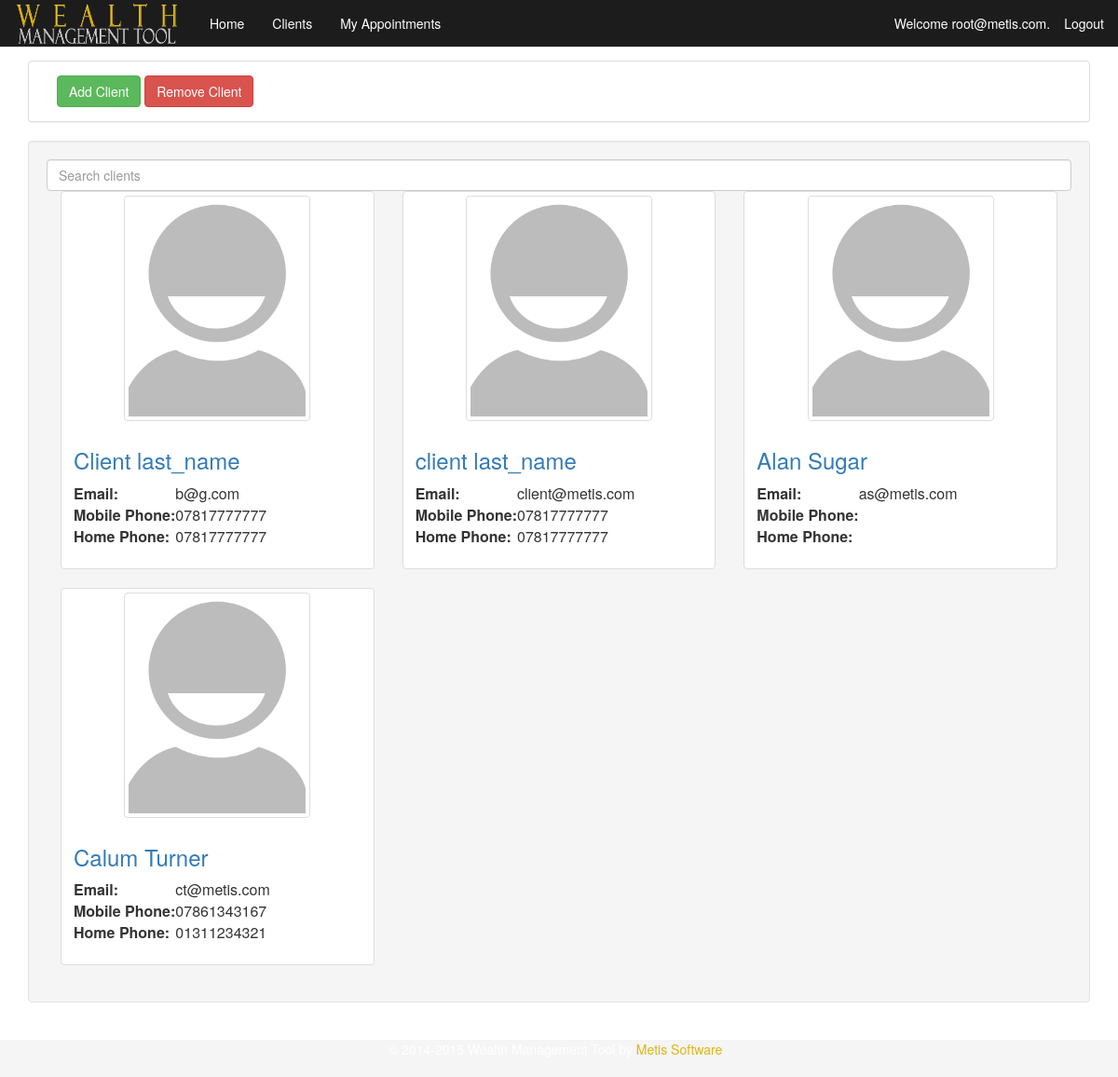
Page /clients/ (signed in) on the earlier database version.
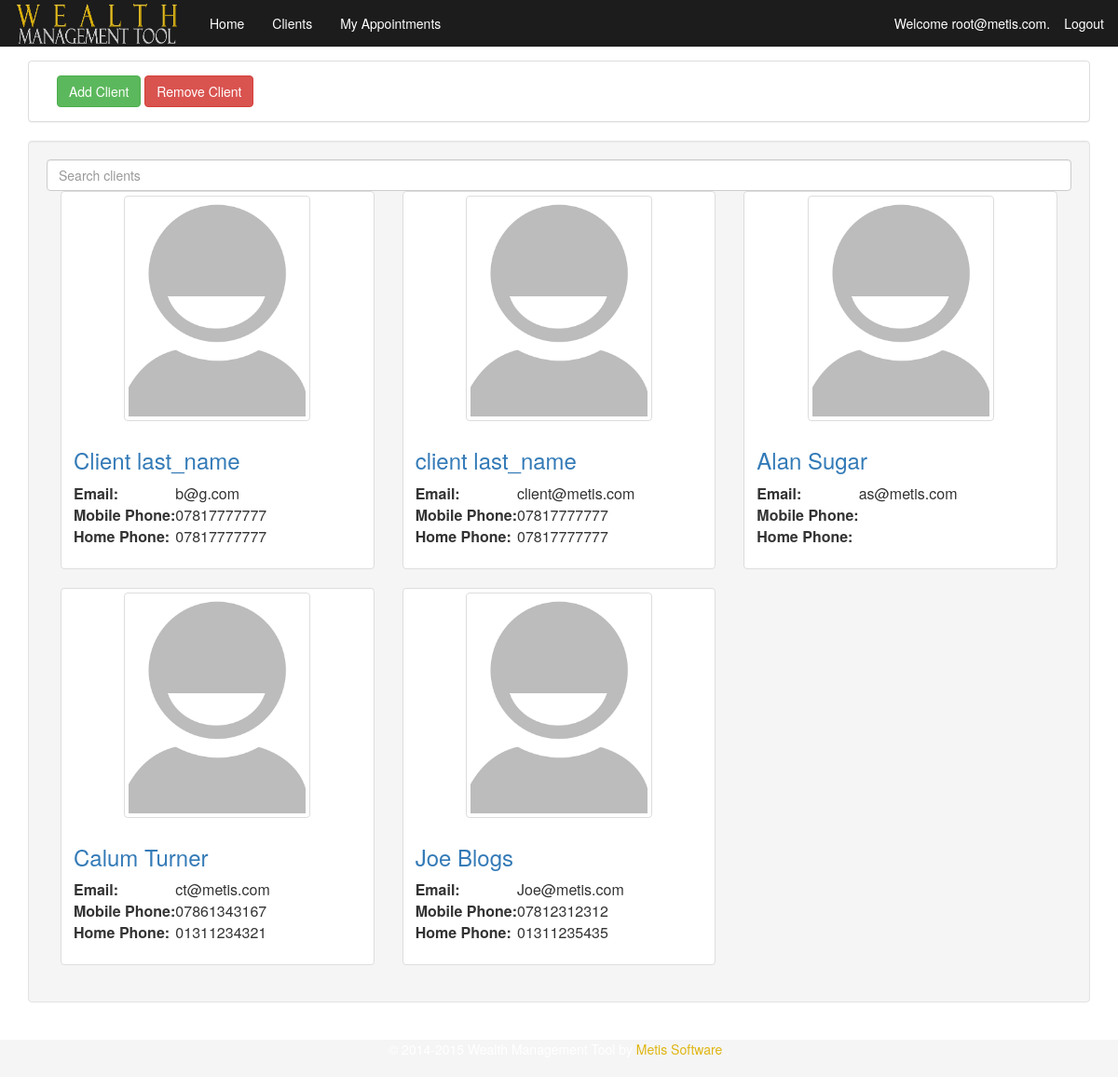
Same page on the later database version.
### wms/models.py (models this page shows, shortened)
class FA(AbstractBaseUser, PermissionsMixin):
    email = models.EmailField(max_length=64, unique=True)
    first_name = models.CharField(max_length=64, default="**DEFAULT**")
    surname = models.CharField(max_length=64, default="**DEFAULT**")
    dob = models.DateField(default="1990-01-01")
    ni_regex = RegexValidator(regex=r'^(?!BG)(?!GB)(?!NK)(?!KN)(?!TN)(?!NT)(?!ZZ)(?:[A-CEGHJ-PR-TW-Z][A-CEGHJ-NPR-TW-Z])(?:\s*\d\s*){6}([A-D]|\s)$', message="Must be in the format: 'AA999999A', restrictions to characters apply'")
    ni_number = models.CharField(
        max_length=9, validators=[ni_regex], primary_key=True)
    is_staff=models.BooleanField(default=False)
    is_admin=models.BooleanField(default=False)
    is_active=models.BooleanField(default=False)
    USERNAME_FIELD = 'email'
    REQUIRED_FIELDS = ['first_name', 'surname', 'dob', 'ni_number']
    objects = FAUserManager()

class Client(models.Model):
    first_name = models.CharField(max_length=64)
    surname = models.CharField(max_length=64)
    dob = models.DateField(default="1990-01-01")
    ni_regex = RegexValidator(regex=r'^(?!BG)(?!GB)(?!NK)(?!KN)(?!TN)(?!NT)(?!ZZ)(?:[A-CEGHJ-PR-TW-Z][A-CEGHJ-NPR-TW-Z])(?:\s*\d\s*){6}([A-D]|\s)$', message="Must be in the format: 'AA999999A', restrictions to characters apply'")
    ni_number = models.CharField(max_length=9, validators=[ni_regex], primary_key=True)
    email = models.EmailField(max_length=64)
    phone_regex = RegexValidator(
        regex=r'^\+?1?\d{9,15}$',
        message="Not a valid phone number. Up to 9 digits allowed.")
    middle_name = models.CharField(max_length=64, null=True)
    home_phone = models.CharField(
        max_length=11, validators=[phone_regex], blank=True
    )
    mob_phone = models.CharField(
        max_length=11, validators=[phone_regex], blank=True
    )
    cash = models.DecimalField(max_digits=20, decimal_places=2)
    fa = models.ForeignKey(FA)
    twitter_username = models.CharField(validators=[RegexValidator(
                                                    regex="^(\w){1,15}$",
                                                    message="Not a valid username,please remove @ and max of 15 cahracters"
                                                    )],
                                        blank=True, max_length= 15)
    twitter_widget_id = models.CharField(max_length=18, blank=True,
                                         validators=[RegexValidator(
                                             regex='[\d]{18}',
                                             message="Not a valid Twitter widget id. must be 18 digits"
                                         )])
    def __str__(self):
        return self.surname + " - " + self.ni_number

### wms/views.py (the view)
# urls.py: url(r'^clients/', 'print_clients', name='print_clients'),
@login_required
def print_clients(request):
    current_user = request.user
    client_list = Client.objects.filter(fa__ni_number=current_user.ni_number)
    print(client_list)
    return render_to_response('wms/clients.html', {'client_list': client_list}, context_instance=RequestContext(request))

### wms/templates/wms/clients.html (shortened to what this page needs)
{% extends "wms/base_boot.html" %}
{% load staticfiles %}
{% block content %}
    <div class="panel panel-default col-md-12 col-sm-12 ">
        <div class="panel-body col-md-12">
            <a class="btn btn-success" href="/new_client.html" role="button">Add Client</a>
            <a class = "btn btn-danger" href="#RemoveClient" role="button">Remove Client</a>
        </div>
    </div>
    <div class="well col-md-12 col-sm-12">
    {% if client_list %}
    <div id="users">
        <input class="search form-control " placeholder="Search clients">
        <ul class="list-unstyled list">
        {% for client in client_list %}
        <li>
            <div class="col-sm-6 col-md-4">
                <div class="thumbnail">
                    <a  href="/client_details/?client={{client.ni_number}}"><img src="{% static 'wms/images/person-placeholder.png'  %}" class="img-responsive img-thumbnail" style="max-width: 200px"></a>
                    <div class="caption">
                        <h3 class="name"><a href="/client_details/?client={{client.ni_number}}">{{client.first_name}} {{client.surname}}</a></h3>
                        <p>
                            <table>
                            <tr>
                                <td><strong>Email: </strong></td>
                                <td class="email">{{client.email}}</td>
                            </tr>
                            <tr>
                                <td><strong>Mobile Phone: </strong></td>
                                <td class="home_phone">{{client.mob_phone}}</td>
                            </tr>
                            <tr>
                                <td><strong>Home Phone: </strong></td>
                                <td class="mob_phone">{{client.home_phone}}</td>
                            </tr>
                            </table>
                        </p>
                    </div>
                    </div>
                </div>
            </li>
        {%endfor%}
        </ul>
    </div>
    {% else %}
    <p>No client data</p>
    {% endif %}
    </div>
    </div>
    {%  endblock %}

### wms/templates/wms/base_boot.html (shortened to what this page needs)
{% load staticfiles %}
<html>
<head>
<link rel="stylesheet" type="text/css" href="{% static 'wms/css/style-bootstrap.css' %}" />
<link href="{% static "wms/css/bootstrap.css" %}" rel="stylesheet">
<link href="{% static "wms/css/magnific-popup.css" %}" rel="stylesheet" type="text/css">
<link rel="stylesheet" type="text/css" href="{% static "wms/css/jquery.fancybox.css" %}" media="screen" />
<link href="{% static "wms/css/bootstrap-sticky-footer.css" %}" rel="stylesheet">
</head>
<body>
<nav class="navbar navbar-default navbar-fixed-top" id="home">
	<div class="container-fluid">
		<div class="navbar-header">
			<a href="/" class="navbar-brand">
				<img src="{% static "wms/images/logo.png" %}" alt="Wealth Management Tool" height="54" width="180" style="margin-top: -15px;" /></a>
		</div>
		<div id="navbar" class="navbar-collapse collapse">
			<ul class="nav navbar-nav">
				<li><a id="home" href="/">Home</a></li>
				<li><a id="clients" href="/clients/">Clients</a></li>
				<li><a id="appointments" href="/appointments/">My Appointments</a></li>
			</ul>
			<ul class="nav navbar-nav navbar-right">
				{% if user.is_authenticated %}
				<li class="text-center" style="padding-top: 15px;padding-bottom: 15px;">Welcome {{ user.email }}.</li>
				<li ><a href="/logout">Logout</a>
				</li>
				{% endif %}
			</ul>
		</div>
	</div>
</nav>
<div class="container" style="overflow-x: hidden">
	{% block content %}
	{% endblock %}
<footer class="footer">
	<div class="container">
		<p class="text-center" style="color:#FFFFFF;">© 2014-2015 Wealth Management Tool by  <a style="color:#dfb511;"href="http://www.metissoftware.co.uk" target="_blank"> Metis Software </a>.</p>
	</div>
</footer>
</body>
</html>

Differences in the rows shown:
added Client: first_name "Joe", surname "Blogs", email "Joe@metis.com", mob_phone "07812312312", home_phone "01311235435"
